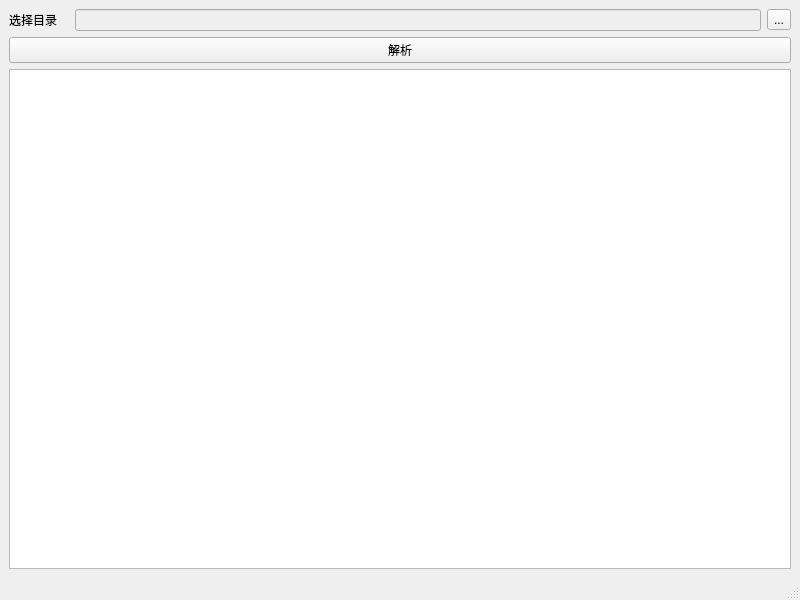
<?xml version="1.0" encoding="UTF-8"?>
<ui version="4.0">
 <class>MainWindow</class>
 <widget class="QMainWindow" name="MainWindow">
  <property name="geometry">
   <rect>
    <x>0</x>
    <y>0</y>
    <width>800</width>
    <height>600</height>
   </rect>
  </property>
  <property name="windowTitle">
   <string>MainWindow</string>
  </property>
  <widget class="QWidget" name="centralwidget">
   <layout class="QVBoxLayout" name="verticalLayout">
    <item>
     <layout class="QHBoxLayout" name="horizontalLayout">
      <property name="sizeConstraint">
       <enum>QLayout::SetDefaultConstraint</enum>
      </property>
      <item>
       <widget class="QLabel" name="label">
        <property name="sizePolicy">
         <sizepolicy hsizetype="Fixed" vsizetype="Fixed">
          <horstretch>0</horstretch>
          <verstretch>0</verstretch>
         </sizepolicy>
        </property>
        <property name="minimumSize">
         <size>
          <width>60</width>
          <height>15</height>
         </size>
        </property>
        <property name="text">
         <string>选择目录</string>
        </property>
       </widget>
      </item>
      <item>
       <widget class="QLineEdit" name="lineEdit">
        <property name="enabled">
         <bool>false</bool>
        </property>
       </widget>
      </item>
      <item>
       <widget class="QToolButton" name="toolButton">
        <property name="text">
         <string>...</string>
        </property>
       </widget>
      </item>
     </layout>
    </item>
    <item>
     <widget class="QPushButton" name="pushButton_jiexi">
      <property name="text">
       <string>解析</string>
      </property>
     </widget>
    </item>
    <item>
     <widget class="QTextBrowser" name="textBrowser"/>
    </item>
   </layout>
  </widget>
  <widget class="QMenuBar" name="menubar">
   <property name="geometry">
    <rect>
     <x>0</x>
     <y>0</y>
     <width>800</width>
     <height>26</height>
    </rect>
   </property>
  </widget>
  <widget class="QStatusBar" name="statusbar"/>
 </widget>
 <resources/>
 <connections/>
</ui>
